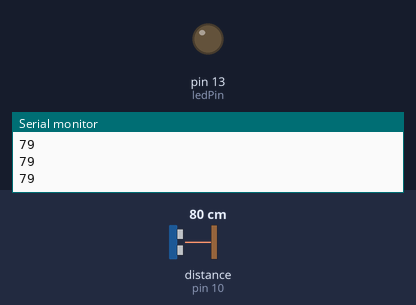
Bench run of a sketch on a simulated Arduino Uno, built with avr-gcc and run on an emulated ATmega328P. Shown: output pins drawn as LEDs (lit = HIGH), the last lines printed to the serial monitor. Wiring (inferred from the names in the program): ultrasonic range finder: trigger pin 9; echo pin 10. The test bench sets the inputs (shaded band); at power-on: distance to the obstacle (sensor on pin 10) 80 cm. The echo pulse lasts 58.3 µs per cm; pins used as bus, display or sensor lines are not drawn.

Above: at 1.3 s.
1.4 s: distance to the obstacle (sensor on pin 10) set to 53 cm
2.9 s: distance to the obstacle (sensor on pin 10) set to 47 cm
At 3.5 s:
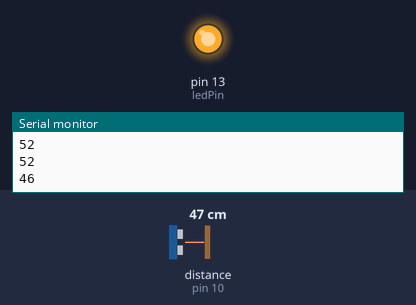
4.5 s: distance to the obstacle (sensor on pin 10) set to 60 cm
At 5.0 s:
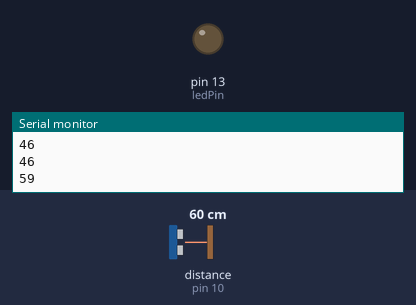
6.0 s: distance to the obstacle (sensor on pin 10) set to 2 cm
At 6.5 s:
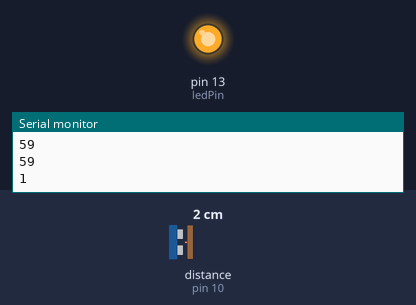
Timing chart, 0 to 8.5 s (numbered marks = the images above; inputs shaded):
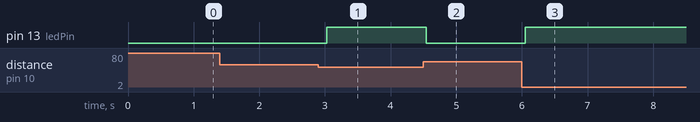

Measured:
- the behaviour switches between 51 and 50 cm on distance to the obstacle (sensor on pin 10) (found by bisection; images 0 and 1)
- after the input at 2.9 s, pin 13 (ledPin): LOW → HIGH after 0.13 s
- after the input at 4.5 s, pin 13 (ledPin): HIGH → LOW at once
- after the input at 6.0 s, pin 13 (ledPin): LOW → HIGH after 0.05 s

The sketch:

arduino_code.ino
```cpp
#define trigPin 9
#define echoPin 10
#define ledPin 13  // Onboard LED pin

void setup() {
  Serial.begin(9600);
  pinMode(trigPin, OUTPUT);
  pinMode(echoPin, INPUT);
  pinMode(ledPin, OUTPUT);  // Set LED pin as output
}

void loop() {
  long duration, distance;

  digitalWrite(trigPin, LOW);
  delayMicroseconds(2);
  digitalWrite(trigPin, HIGH);
  delayMicroseconds(10);
  digitalWrite(trigPin, LOW);

  duration = pulseIn(echoPin, HIGH);
  distance = (duration / 2) / 29.1;

  Serial.println(distance);

  // Adjust the threshold distance based on your preference
  if (distance < 50) {
    digitalWrite(ledPin, HIGH);  // Turn on LED if someone is near
  } else {
    digitalWrite(ledPin, LOW);   // Turn off LED if no one is near
  }

  delay(500);  // Adjust the delay as needed
}
```
